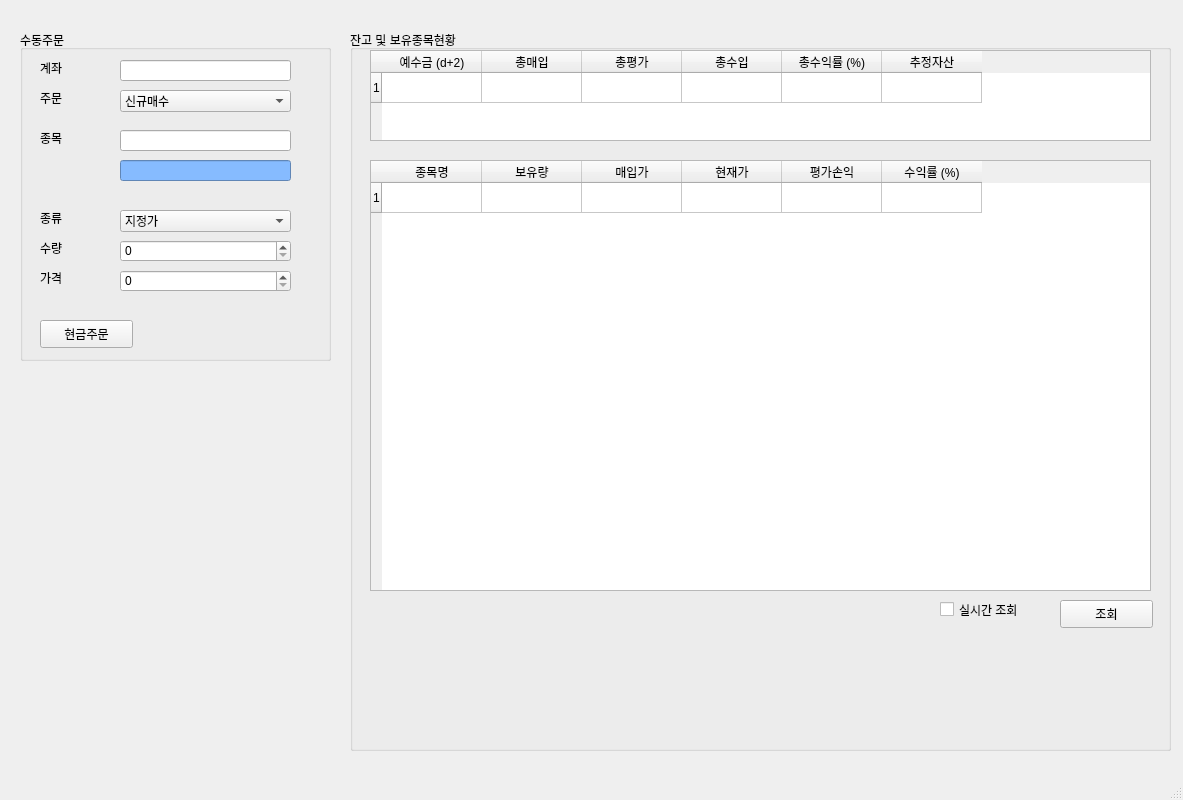
<?xml version="1.0" encoding="UTF-8"?>
<ui version="4.0">
 <class>MainWindow</class>
 <widget class="QMainWindow" name="MainWindow">
  <property name="geometry">
   <rect>
    <x>0</x>
    <y>0</y>
    <width>1183</width>
    <height>800</height>
   </rect>
  </property>
  <property name="windowTitle">
   <string>PyTrader v0.2</string>
  </property>
  <widget class="QWidget" name="centralwidget">
   <widget class="QGroupBox" name="groupBox">
    <property name="geometry">
     <rect>
      <x>20</x>
      <y>30</y>
      <width>311</width>
      <height>331</height>
     </rect>
    </property>
    <property name="title">
     <string>수동주문</string>
    </property>
    <widget class="QLabel" name="label">
     <property name="geometry">
      <rect>
       <x>20</x>
       <y>30</y>
       <width>64</width>
       <height>15</height>
      </rect>
     </property>
     <property name="text">
      <string>계좌</string>
     </property>
    </widget>
    <widget class="QLabel" name="label_2">
     <property name="geometry">
      <rect>
       <x>20</x>
       <y>60</y>
       <width>64</width>
       <height>15</height>
      </rect>
     </property>
     <property name="text">
      <string>주문</string>
     </property>
    </widget>
    <widget class="QLabel" name="label_3">
     <property name="geometry">
      <rect>
       <x>20</x>
       <y>100</y>
       <width>64</width>
       <height>15</height>
      </rect>
     </property>
     <property name="text">
      <string>종목</string>
     </property>
    </widget>
    <widget class="QLabel" name="label_4">
     <property name="geometry">
      <rect>
       <x>20</x>
       <y>180</y>
       <width>64</width>
       <height>15</height>
      </rect>
     </property>
     <property name="text">
      <string>종류</string>
     </property>
    </widget>
    <widget class="QLabel" name="label_5">
     <property name="geometry">
      <rect>
       <x>20</x>
       <y>210</y>
       <width>64</width>
       <height>15</height>
      </rect>
     </property>
     <property name="text">
      <string>수량</string>
     </property>
    </widget>
    <widget class="QLabel" name="label_6">
     <property name="geometry">
      <rect>
       <x>20</x>
       <y>240</y>
       <width>64</width>
       <height>15</height>
      </rect>
     </property>
     <property name="text">
      <string>가격</string>
     </property>
    </widget>
    <widget class="QComboBox" name="comboBox_order">
     <property name="geometry">
      <rect>
       <x>100</x>
       <y>60</y>
       <width>171</width>
       <height>22</height>
      </rect>
     </property>
     <item>
      <property name="text">
       <string>신규매수</string>
      </property>
     </item>
     <item>
      <property name="text">
       <string>신규매도</string>
      </property>
     </item>
     <item>
      <property name="text">
       <string>매수취소</string>
      </property>
     </item>
     <item>
      <property name="text">
       <string>매도취소</string>
      </property>
     </item>
    </widget>
    <widget class="QComboBox" name="comboBox_kind">
     <property name="geometry">
      <rect>
       <x>100</x>
       <y>180</y>
       <width>171</width>
       <height>22</height>
      </rect>
     </property>
     <item>
      <property name="text">
       <string>지정가</string>
      </property>
     </item>
     <item>
      <property name="text">
       <string>시장가</string>
      </property>
     </item>
    </widget>
    <widget class="QLineEdit" name="lineEdit_name">
     <property name="geometry">
      <rect>
       <x>100</x>
       <y>100</y>
       <width>171</width>
       <height>21</height>
      </rect>
     </property>
    </widget>
    <widget class="QLineEdit" name="lineEdit_code">
     <property name="geometry">
      <rect>
       <x>100</x>
       <y>130</y>
       <width>171</width>
       <height>21</height>
      </rect>
     </property>
     <property name="styleSheet">
      <string notr="true">background-color: rgb(134, 187, 255);</string>
     </property>
    </widget>
    <widget class="QSpinBox" name="spinBox_count">
     <property name="geometry">
      <rect>
       <x>100</x>
       <y>210</y>
       <width>171</width>
       <height>22</height>
      </rect>
     </property>
     <property name="maximum">
      <number>1000000</number>
     </property>
     <property name="singleStep">
      <number>50</number>
     </property>
    </widget>
    <widget class="QSpinBox" name="spinBox_price">
     <property name="geometry">
      <rect>
       <x>100</x>
       <y>240</y>
       <width>171</width>
       <height>22</height>
      </rect>
     </property>
     <property name="maximum">
      <number>1000000</number>
     </property>
     <property name="singleStep">
      <number>1</number>
     </property>
    </widget>
    <widget class="QPushButton" name="pushButton">
     <property name="geometry">
      <rect>
       <x>20</x>
       <y>290</y>
       <width>93</width>
       <height>28</height>
      </rect>
     </property>
     <property name="text">
      <string>현금주문</string>
     </property>
    </widget>
    <widget class="QLineEdit" name="lineEdit_account">
     <property name="geometry">
      <rect>
       <x>100</x>
       <y>30</y>
       <width>171</width>
       <height>21</height>
      </rect>
     </property>
    </widget>
   </widget>
   <widget class="QGroupBox" name="groupBox_2">
    <property name="geometry">
     <rect>
      <x>350</x>
      <y>30</y>
      <width>821</width>
      <height>721</height>
     </rect>
    </property>
    <property name="title">
     <string>잔고 및 보유종목현황</string>
    </property>
    <widget class="QTableWidget" name="tableWidget">
     <property name="geometry">
      <rect>
       <x>20</x>
       <y>20</y>
       <width>781</width>
       <height>91</height>
      </rect>
     </property>
     <property name="rowCount">
      <number>1</number>
     </property>
     <row/>
     <column>
      <property name="text">
       <string>예수금 (d+2)</string>
      </property>
     </column>
     <column>
      <property name="text">
       <string>총매입</string>
      </property>
     </column>
     <column>
      <property name="text">
       <string>총평가</string>
      </property>
     </column>
     <column>
      <property name="text">
       <string>총수입</string>
      </property>
     </column>
     <column>
      <property name="text">
       <string>총수익률 (%)</string>
      </property>
     </column>
     <column>
      <property name="text">
       <string>추정자산</string>
      </property>
     </column>
    </widget>
    <widget class="QTableWidget" name="tableWidget_2">
     <property name="geometry">
      <rect>
       <x>20</x>
       <y>130</y>
       <width>781</width>
       <height>431</height>
      </rect>
     </property>
     <property name="rowCount">
      <number>1</number>
     </property>
     <row/>
     <column>
      <property name="text">
       <string>종목명</string>
      </property>
     </column>
     <column>
      <property name="text">
       <string>보유량</string>
      </property>
     </column>
     <column>
      <property name="text">
       <string>매입가</string>
      </property>
     </column>
     <column>
      <property name="text">
       <string>현재가</string>
      </property>
     </column>
     <column>
      <property name="text">
       <string>평가손익</string>
      </property>
     </column>
     <column>
      <property name="text">
       <string>수익률 (%)</string>
      </property>
     </column>
    </widget>
    <widget class="QCheckBox" name="checkBox">
     <property name="geometry">
      <rect>
       <x>590</x>
       <y>570</y>
       <width>111</width>
       <height>19</height>
      </rect>
     </property>
     <property name="text">
      <string>실시간 조회</string>
     </property>
    </widget>
    <widget class="QPushButton" name="pushButton_2">
     <property name="geometry">
      <rect>
       <x>710</x>
       <y>570</y>
       <width>93</width>
       <height>28</height>
      </rect>
     </property>
     <property name="text">
      <string>조회</string>
     </property>
    </widget>
   </widget>
  </widget>
  <widget class="QMenuBar" name="menubar">
   <property name="geometry">
    <rect>
     <x>0</x>
     <y>0</y>
     <width>1183</width>
     <height>26</height>
    </rect>
   </property>
  </widget>
  <widget class="QStatusBar" name="statusbar"/>
 </widget>
 <resources/>
 <connections/>
</ui>
